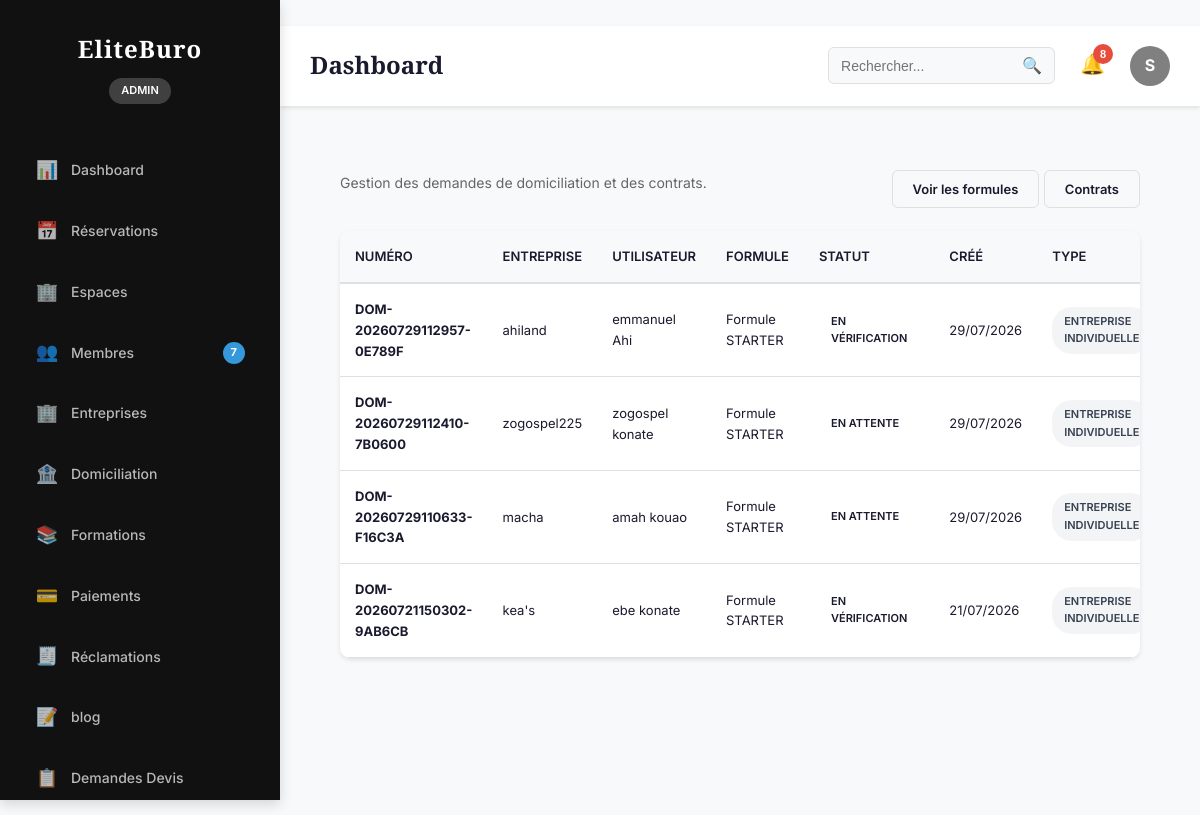
Page /dashboard/domiciliation/ (signed in) on the earlier database version.
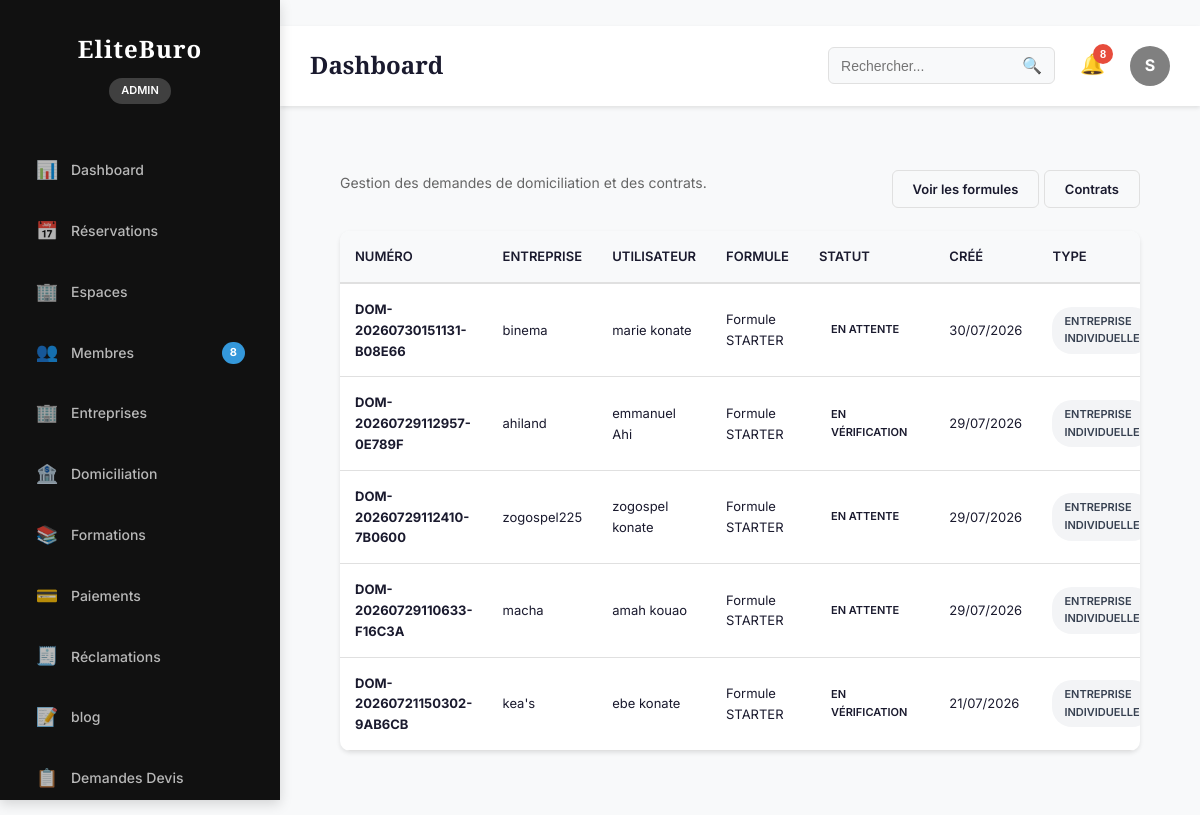
Same page on the later database version.
### domiciliation/models.py (models this page shows, shortened)
class DomiciliationRequest(models.Model):
    class Status(models.TextChoices):
        BROUILLON = "Brouillon", "Brouillon"
        EN_ATTENTE = "En attente", "En attente"
        DOCUMENTS_REÇUS = "Documents reçus", "Documents reçus"
        EN_VÉRIFICATION = "En vérification", "En vérification"
        CONTRAT_GÉNÉRÉ = "Contrat généré", "Contrat généré"
        SIGNATURE_EN_ATTENTE = "Signature en attente", "Signature en attente"
        PAIEMENT_EN_ATTENTE = "Paiement en attente", "Paiement en attente"
        ACTIVE = "Active", "Active"
        REFUSÉE = "Refusée", "Refusée"
        EXPIRÉE = "Expirée", "Expirée"
        RÉSILIÉE = "Résiliée", "Résiliée"
    class Meta:
        verbose_name = "Demande de domiciliation"
        verbose_name_plural = "Demandes de domiciliation"
        indexes = [
            models.Index(fields=["statut"]),
            models.Index(fields=["date_fin"]),
            models.Index(fields=["entreprise"]),
            models.Index(fields=["utilisateur"]),
        ]
        ordering = ["-date_creation"]
    class TypeDemande(models.TextChoices):
        DOMICILIATION = "DOMICILIATION", "Domiciliation simple"
        ENTREPRISE_INDIVIDUELLE = "EI", "Entreprise Individuelle"
        SARL = "SARL", "SARL"
        SARLU = "SARLU", "SARLU"
        SAS = "SAS", "SAS"
        SASU = "SASU", "SASU"
        ONG = "ONG", "ONG"
        STARTUP = "STARTUP", "Startup"
        SCI = "SCI", "SCI"
        ASSOCIATION = "ASSOCIATION", "Association"
        FONDATION = "FONDATION", "Fondation"
        SCOOP = "SCOOP", "SCOOP"
    type_demande = models.CharField(
        max_length=50,
        choices=TypeDemande.choices,
        default=TypeDemande.DOMICILIATION
    )
    id = models.UUIDField(primary_key=True, default=uuid.uuid4, editable=False)
    utilisateur = models.ForeignKey(
        settings.AUTH_USER_MODEL,
        on_delete=models.CASCADE,
        related_name="domiciliation_requests",
    )
    entreprise = models.ForeignKey(
        "accounts.Company",
        on_delete=models.CASCADE,
        related_name="domiciliation_requests",
        help_text="Entreprise concernée par la domiciliation",
    )
    formule = models.ForeignKey(
        DomiciliationPlan,
        on_delete=models.PROTECT,
        related_name="domiciliation_requests",
    )
    numero_demande = models.CharField(max_length=60, unique=True, db_index=True)
    statut = models.CharField(max_length=64, choices=Status.choices, default=Status.BROUILLON)
    date_debut = models.DateField(null=True, blank=True)
    date_fin = models.DateField(null=True, blank=True)
    adresse_domiciliation = models.TextField()
    observations = models.TextField(blank=True)
    date_creation = models.DateTimeField(auto_now_add=True, db_index=True)
    derniere_modification = models.DateTimeField(auto_now=True)

class DomiciliationPlan(models.Model):
    class Meta:
        verbose_name = "Formule de domiciliation"
        verbose_name_plural = "Formules de domiciliation"
        ordering = ["ordre"]
        indexes = [
            models.Index(fields=["slug"]),
            models.Index(fields=["actif"]),
        ]
    nom = models.CharField(max_length=200)
    slug = models.SlugField(max_length=220, unique=True)
    description = models.TextField()
    prix = models.DecimalField(
        max_digits=12,
        decimal_places=2,
        validators=[MinValueValidator(0)],
    )
    durée = models.PositiveIntegerField(help_text="Durée en mois")
    avantages = models.TextField(help_text="Liste des avantages, séparés par des retours à la ligne")
    actif = models.BooleanField(default=True)
    ordre = models.PositiveIntegerField(default=0, db_index=True, help_text="Ordre d’affichage")

### accounts/models.py (models this page shows, shortened)
class Company(models.Model):
    id = models.UUIDField(
        primary_key=True,
        default=uuid.uuid4,
        editable=False
    )
    owner = models.ForeignKey(
        settings.AUTH_USER_MODEL,
        on_delete=models.CASCADE,
        related_name="companies"
    )
    company_name = models.CharField(
        max_length=255
    )
    legal_form = models.CharField(
        max_length=100,
        blank=True
    )
    registration_number = models.CharField(
        max_length=100,
        blank=True
    )
    tax_number = models.CharField(
        max_length=100,
        blank=True
    )
    phone = models.CharField(
        max_length=20,
        blank=True
    )
    email = models.EmailField(
        blank=True
    )
    website = models.URLField(
        blank=True
    )
    description = models.TextField(
        blank=True
    )
    logo = models.ImageField(
        upload_to="companies/logo/",
        blank=True,
        null=True
    )
    created_at = models.DateTimeField(auto_now_add=True)
    updated_at = models.DateTimeField(auto_now=True)
    class Meta:
        ordering = ["company_name"]

class User(AbstractUser):
    class Role(models.TextChoices):
        ADMIN = "ADMIN", "Administrateur"
        MANAGER = "MANAGER", "Gestionnaire"
        MEMBER = "MEMBER", "Membre"
        TRAINER = "TRAINER", "Formateur"
    username = None
    id = models.UUIDField(
        primary_key=True,
        default=uuid.uuid4,
        editable=False
    )
    email = models.EmailField(
        unique=True
    )
    first_name = models.CharField(
        max_length=150
    )
    last_name = models.CharField(
        max_length=150
    )
    phone_validator = RegexValidator(
        regex=r'^\+?[0-9]{8,15}$',
        message="Numéro de téléphone invalide."
    )
    phone = models.CharField(
        max_length=20,
        validators=[phone_validator],
        unique=True
    )
    avatar = models.ImageField(
        upload_to="users/avatar/",
        blank=True,
        null=True
    )
    role = models.CharField(
        max_length=20,
        choices=Role.choices,
        default=Role.MEMBER
    )
    company_name = models.CharField(
        max_length=255,
        blank=True
    )
    job_title = models.CharField(
        max_length=255,
        blank=True
    )
    birth_date = models.DateField(
        blank=True,
        null=True
    )
    gender = models.CharField(
        max_length=20,
        blank=True
    )
    website = models.URLField(
        blank=True
    )
    bio = models.TextField(
        blank=True
    )
    language = models.CharField(
        max_length=10,
        default="fr"
    )
    timezone = models.CharField(
        max_length=100,
        default="Africa/Abidjan"
    )
    is_email_verified = models.BooleanField(
        default=False
    )
    is_phone_verified = models.BooleanField(
        default=False
    )
    receive_email_notification = models.BooleanField(
        default=True
    )
    receive_sms_notification = models.BooleanField(
        default=True
    )
    receive_whatsapp_notification = models.BooleanField(
        default=True
    )
    last_activity = models.DateTimeField(
        null=True,
        blank=True
    )
    created_at = models.DateTimeField(
        auto_now_add=True
    )
    updated_at = models.DateTimeField(
        auto_now=True
    )
    USERNAME_FIELD = "email"
    REQUIRED_FIELDS = []
    objects = UserManager()
    class Meta:
        ordering = ["-created_at"]
        verbose_name = "Utilisateur"
        verbose_name_plural = "Utilisateurs"
    @property
    def full_name(self):
        return f"{self.first_name} {self.last_name}"

### dashboard/views.py (the view)
# urls.py: path("domiciliation/", AdminDomiciliationView.as_view(), name="domiciliation"),
class AdminDomiciliationView(AdminBaseView):
    template_name = "dashboard/admin/domiciliation.html"
    def get_context_data(self, **kwargs):
        context = super().get_context_data(**kwargs)
        context["requests"] = DomiciliationRequest.objects.select_related(
            "entreprise", "utilisateur", "formule"
        ).order_by("-date_creation")
        return context

### dashboard/permissions.py (called while the page is built)
def is_admin_or_manager(user) -> bool:
    return getattr(user, "is_authenticated", False) and getattr(user, "role", None) in {User.Role.ADMIN, User.Role.MANAGER}

### dashboard/services.py (called while the page is built)
def get_admin_stats() -> DashboardStats:
    user_count = User.objects.count()
    reservation_count = Reservation.objects.count()
    income_total = (
        Reservation.objects.filter(statut="confirmed").aggregate(total=Sum("montant_total")).get("total")
        or Decimal("0")
    )
    formation_count = Formation.objects.count()
    domiciliation_count = DomiciliationRequest.objects.count()
    return DashboardStats(
        users=user_count,
        reservations=reservation_count,
        income_total=income_total,
        formations=formation_count,
        domiciliation_requests=domiciliation_count,
    )

### dashboard/views.py (called while the page is built)
def admin_permission_guard(request: HttpRequest):
    if not is_admin_or_manager(request.user):
        raise PermissionDenied

    def dispatch(self, request: HttpRequest, *args, **kwargs):
        try:
            admin_permission_guard(request)
        except PermissionDenied:
            return HttpResponseForbidden("Accès réservé au back-office.")
        return super().dispatch(request, *args, **kwargs)

### templates/dashboard/admin/domiciliation.html (shortened to what the changed rows need)
{% extends 'layouts/base_admin.html' %}
{% block content %}
<div class="content">
    <div class="table-container">
        <table class="admin-table">
            <thead>
                <tr>
                    <th>
                        Numéro
                    </th>
                    <th>
                        Entreprise
                    </th>
                    <th>
                        Utilisateur
                    </th>
                    <th>
                        Formule
                    </th>
                    <th>
                        Statut
                    </th>
                    <th>
                        Créé
                    </th>
                    <th>
                        type
                    </th>
                </tr>
            </thead>
            <tbody>
            {% for req in requests %}
                <tr>
                    <td>
                        <strong>{{ req.numero_demande }}</strong>
                    </td>
                    <td>
                        {{ req.entreprise.company_name }}
                    </td>
                    <td>
                        {{ req.utilisateur.full_name|default:req.utilisateur.email }}
                    </td>
                    <td>
                        {{ req.formule.nom }}
                    </td>
                    <td>
                        {% if req.statut == "APPROUVEE" %}
                            <span class="status-badge confirmed">Approuvée</span>
                        {% elif req.statut == "EN_ATTENTE" %}
                            <span class="status-badge pending">En attente</span>
                        {% elif req.statut == "REFUSEE" %}
                            <span class="status-badge cancelled">Refusée</span>
                        {% else %}
                            <span class="status-badge">{{ req.statut }}</span>
                        {% endif %}
                    </td>
                    <td>
                        {{ req.date_creation|date:"d/m/Y" }}
                    </td>
                    <td>
                            {% if req.type_demande == "EI" %}
                                <span class="status-badge" style="background:#f3f4f6;color:#374151;">
                                    Entreprise Individuelle
                                </span>
                            {% elif req.type_demande == "SARL" %}
                                <span class="status-badge" style="background:#dbeafe;color:#1e40af;">
                                    SARL
                                </span>
                            {% elif req.type_demande == "SARLU" %}
                                <span class="status-badge" style="background:#e0e7ff;color:#3730a3;">
                                    SARLU
                                </span>
                            {% elif req.type_demande == "SAS" %}
                                <span class="status-badge" style="background:#f3e8ff;color:#6b21a8;">
                                    SAS
                                </span>
                            {% elif req.type_demande == "SASU" %}
                                <span class="status-badge" style="background:#fce7f3;color:#9d174d;">
                                    SASU
                                </span>
                            {% elif req.type_demande == "ONG" %}
                                <span class="status-badge" style="background:#d1fae5;color:#065f46;">
                                    ONG
                                </span>
                            {% elif req.type_demande == "STARTUP" %}
                                <span class="status-badge" style="background:#fef3c7;color:#92400e;">
                                    Startup
                                </span>
                            {% elif req.type_demande == "SCI" %}
                                <span class="status-badge" style="background:#e0f2fe;color:#075985;">
                                    SCI
                                </span>
                            {% elif req.type_demande == "ASSOCIATION" %}
                                <span class="status-badge" style="background:#ede9fe;color:#5b21b6;">
                                    Association
                                </span>
                            {% elif req.type_demande == "FONDATION" %}
                                <span class="status-badge" style="background:#fce7f3;color:#831843;">
                                    Fondation
                                </span>
                            {% elif req.type_demande == "SCOOP" %}
                                <span class="status-badge" style="background:#fef9c3;color:#713f12;">
                                    SCOOP
                                </span>
                            {% else %}
                                <span class="status-badge" style="background:#f3f4f6;color:#6b7280;">
                                    Non défini
                                </span>
                            {% endif %}
                        </td>
                </tr>
            {% endfor %}
            </tbody>
        </table>
    </div>
</div>
{% endblock %}

Differences in the rows shown:
added DomiciliationRequest: numero_demande "DOM-20260730151131-B08E66", entreprise.company_name "binema", utilisateur.full_name "marie konate", formule.nom "Formule STARTER", statut "EN ATTENTE", date_creation "30/07/2026", type_demande "ENTREPRISE INDIVIDUELLE"
Other differences:
{{ stats.users|default_if_none:0 }}: "7" → "8"
